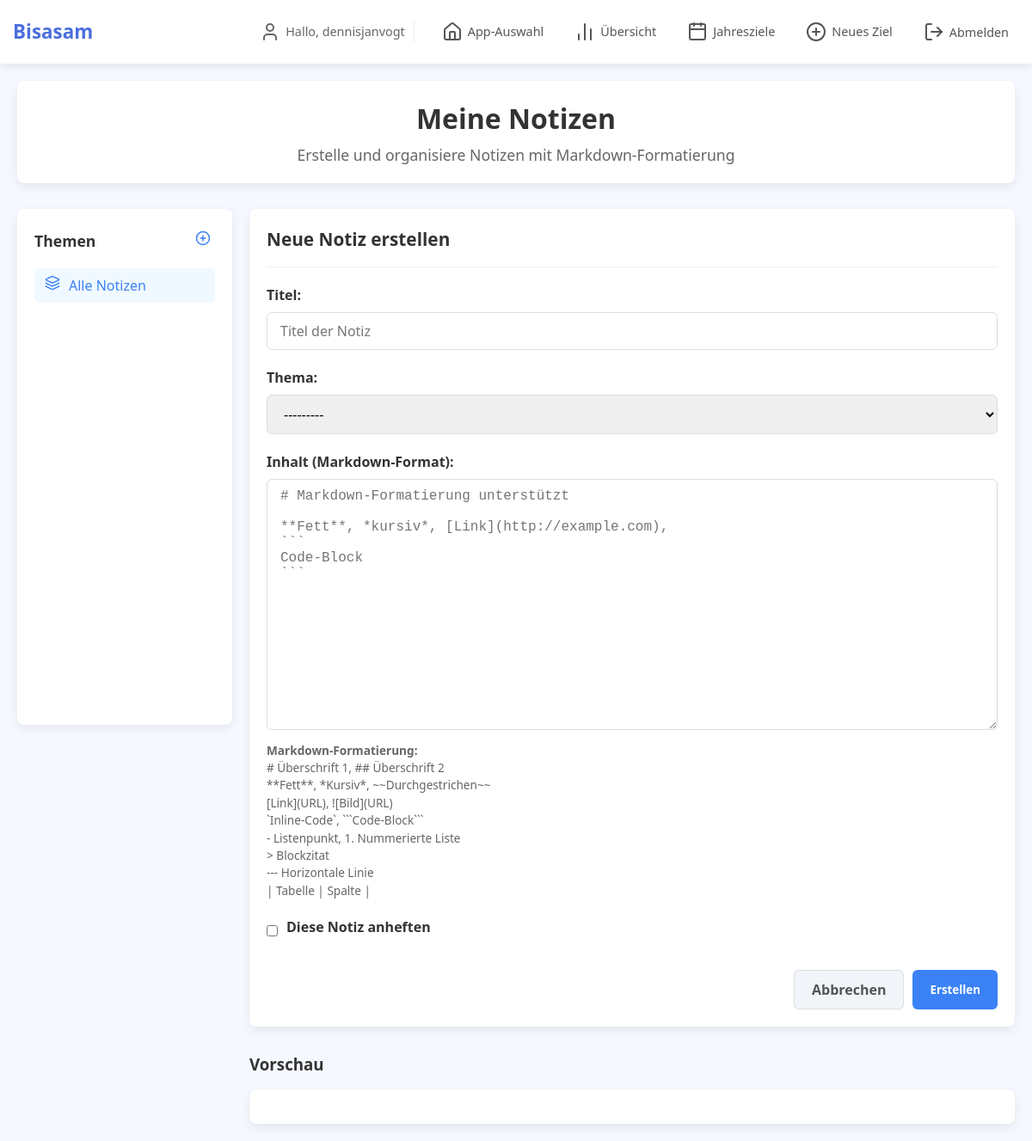
Page /notes/note/add/ (signed in) on the earlier database version.
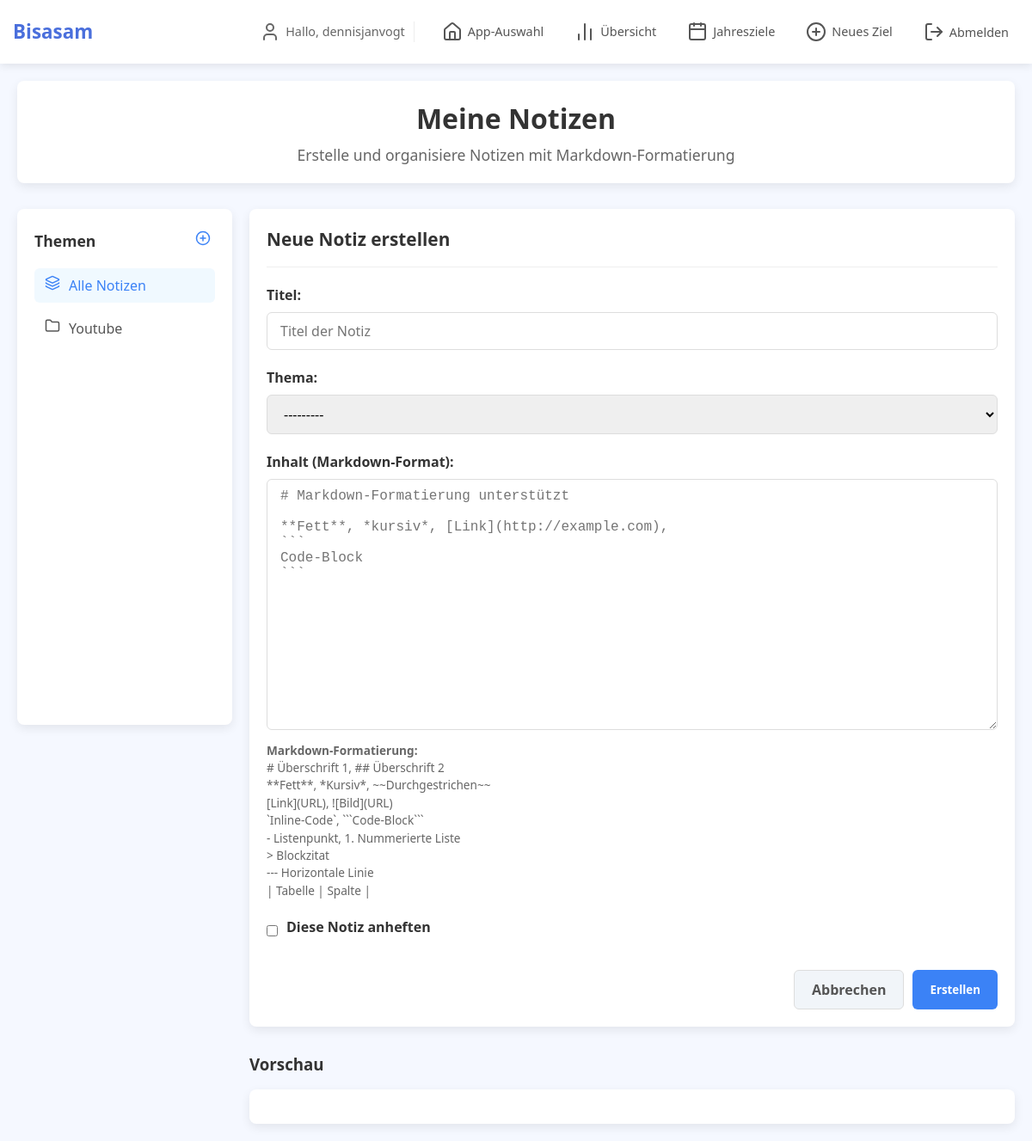
Same page on the later database version.
### notes/models.py (models this page shows)
class Topic(models.Model):
    user = models.ForeignKey(User, on_delete=models.CASCADE, related_name='topics')
    name = models.CharField(max_length=100)
    description = models.TextField(blank=True)
    created_at = models.DateTimeField(auto_now_add=True)
    updated_at = models.DateTimeField(auto_now=True)
    def __str__(self):
        return self.name
    class Meta:
        ordering = ['name']

### notes/views.py (the view)
# urls.py: path('note/add/', views.add_note, name='add_note'),
@login_required
def add_note(request):
    if request.method == 'POST':
        form = NoteForm(request.POST, user=request.user)
        if form.is_valid():
            note = form.save(commit=False)
            note.user = request.user
            note.save()
            messages.success(request, 'Notiz erfolgreich erstellt!')
            return redirect('view_note', note_id=note.id)
    else:
        initial_data = {}
        topic_id = request.GET.get('topic')
        if topic_id:
            initial_data['topic'] = topic_id
        form = NoteForm(user=request.user, initial=initial_data)
    topics = Topic.objects.filter(user=request.user)
    context = {
        'form': form,
        'topics': topics,
        'is_add_mode': True,
    }
    return render(request, 'notes/add_edit_note.html', context)

### notes/forms.py
class NoteForm(forms.ModelForm):
    class Meta:
        model = Note
        fields = ['title', 'topic', 'content', 'is_pinned']
        widgets = {
            'title': forms.TextInput(attrs={'class': 'form-control', 'placeholder': 'Titel der Notiz'}),
            'topic': forms.Select(attrs={'class': 'form-control'}),
            'content': forms.Textarea(attrs={
                'class': 'form-control',
                'rows': 15,
                'placeholder': '# Markdown-Formatierung unterstützt\n\n**Fett**, *kursiv*, [Link](http://example.com), \n```\nCode-Block\n```',
                'style': 'font-family: monospace;'
            }),
            'is_pinned': forms.CheckboxInput(attrs={'class': 'form-check-input'}),
        }
    def __init__(self, *args, **kwargs):
        user = kwargs.pop('user', None)
        super().__init__(*args, **kwargs)
        if user:
            self.fields['topic'].queryset = Topic.objects.filter(user=user)

### notes/templates/notes/add_edit_note.html (shortened to what this page needs)
{% extends 'notes/base.html' %}
{% load static %}
{% block notes_content %}
<div class="form-container">
    <div class="form-header">
        <h3>{{ is_add_mode|yesno:"Neue Notiz erstellen,Notiz bearbeiten" }}</h3>
    </div>
    <form method="post">
        <div class="form-group">
            <label for="id_title">Titel:</label>
            {{ form.title }}
        </div>
        <div class="form-group">
            <label for="id_topic">Thema:</label>
            {{ form.topic }}
        </div>
        <div class="form-group">
            <label for="id_content">Inhalt (Markdown-Format):</label>
            {{ form.content }}
            <div class="form-help" style="margin-top: 8px; font-size: 0.85rem; color: #666;">
                <p><strong>Markdown-Formatierung:</strong></p>
                <p># Überschrift 1, ## Überschrift 2<br>
                **Fett**, *Kursiv*, ~~Durchgestrichen~~<br>
                [Link](URL), ![Bild](URL)<br>
                `Inline-Code`, ```Code-Block```<br>
                - Listenpunkt, 1. Nummerierte Liste<br>
                > Blockzitat<br>
                --- Horizontale Linie<br>
                | Tabelle | Spalte |<br>
                </p>
            </div>
        </div>
        <div class="form-group">
            <div class="form-check">
                {{ form.is_pinned }}
                <label for="id_is_pinned">Diese Notiz anheften</label>
            </div>
        </div>
        <div class="form-actions">
            <a href="{% if note %}{% url 'view_note' note.id %}{% else %}{% url 'notes_home' %}{% if topic %}?topic={{ topic.id }}{% endif %}{% endif %}" class="btn btn-secondary">
                Abbrechen
            </a>
            <button type="submit" class="btn btn-primary">
                {{ is_add_mode|yesno:"Erstellen,Speichern" }}
            </button>
        </div>
    </form>
</div>
<div style="margin-top: 30px;">
    <h3 style="margin-bottom: 15px;">Vorschau</h3>
    <div id="markdown-preview" class="note-view markdown-content" style="background: white; border-radius: 8px; padding: 20px; box-shadow: 0 4px 12px rgba(0, 0, 0, 0.08);">
    </div>
</div>
{% endblock %}

### notes/templates/notes/base.html (shortened to what this page needs)
{% extends 'tracking/base.html' %}
{% load static %}
{% block content %}
<div class="header">
    <h1>Meine Notizen</h1>
    <p>Erstelle und organisiere Notizen mit Markdown-Formatierung</p>
</div>
<div class="notes-container">
    <aside class="sidebar">
        <div class="sidebar-header">
            <h3 class="sidebar-title">Themen</h3>
            <a href="{% url 'add_topic' %}" class="add-topic-btn" title="Neues Thema erstellen">
                <i data-lucide="plus-circle" style="width: 18px; height: 18px;"></i>
            </a>
        </div>
        <ul class="topic-list">
            <li class="topic-item">
                <a href="{% url 'notes_home' %}" class="topic-link {% if not current_topic %}active{% endif %}">
                    <i data-lucide="layers" class="topic-icon" style="width: 18px; height: 18px;"></i>
                    Alle Notizen
                </a>
            </li>
            {% for topic in topics %}
            <li class="topic-item">
                <a href="{% url 'notes_home' %}?topic={{ topic.id }}" class="topic-link {% if current_topic.id == topic.id %}active{% endif %}">
                    <i data-lucide="folder" class="topic-icon" style="width: 18px; height: 18px;"></i>
                    {{ topic.name }}
                </a>
            </li>
            {% endfor %}
        </ul>
    </aside>
    <div class="content-area">
        {% block notes_content %}{% endblock %}
    </div>
</div>
{% endblock %}

Differences in the rows shown:
added Topic: name "Youtube"
